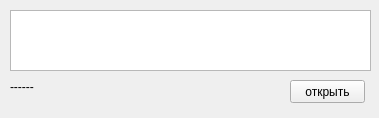
<?xml version="1.0" encoding="UTF-8"?>
<ui version="4.0">
 <class>Form</class>
 <widget class="QWidget" name="Form">
  <property name="geometry">
   <rect>
    <x>0</x>
    <y>0</y>
    <width>379</width>
    <height>118</height>
   </rect>
  </property>
  <property name="windowTitle">
   <string>Form</string>
  </property>
  <widget class="QTextEdit" name="message">
   <property name="geometry">
    <rect>
     <x>10</x>
     <y>10</y>
     <width>361</width>
     <height>61</height>
    </rect>
   </property>
  </widget>
  <widget class="QPushButton" name="pushButton">
   <property name="geometry">
    <rect>
     <x>290</x>
     <y>80</y>
     <width>75</width>
     <height>23</height>
    </rect>
   </property>
   <property name="text">
    <string>открыть</string>
   </property>
  </widget>
  <widget class="QLabel" name="date">
   <property name="geometry">
    <rect>
     <x>10</x>
     <y>80</y>
     <width>47</width>
     <height>13</height>
    </rect>
   </property>
   <property name="text">
    <string>------</string>
   </property>
  </widget>
 </widget>
 <resources/>
 <connections/>
</ui>
